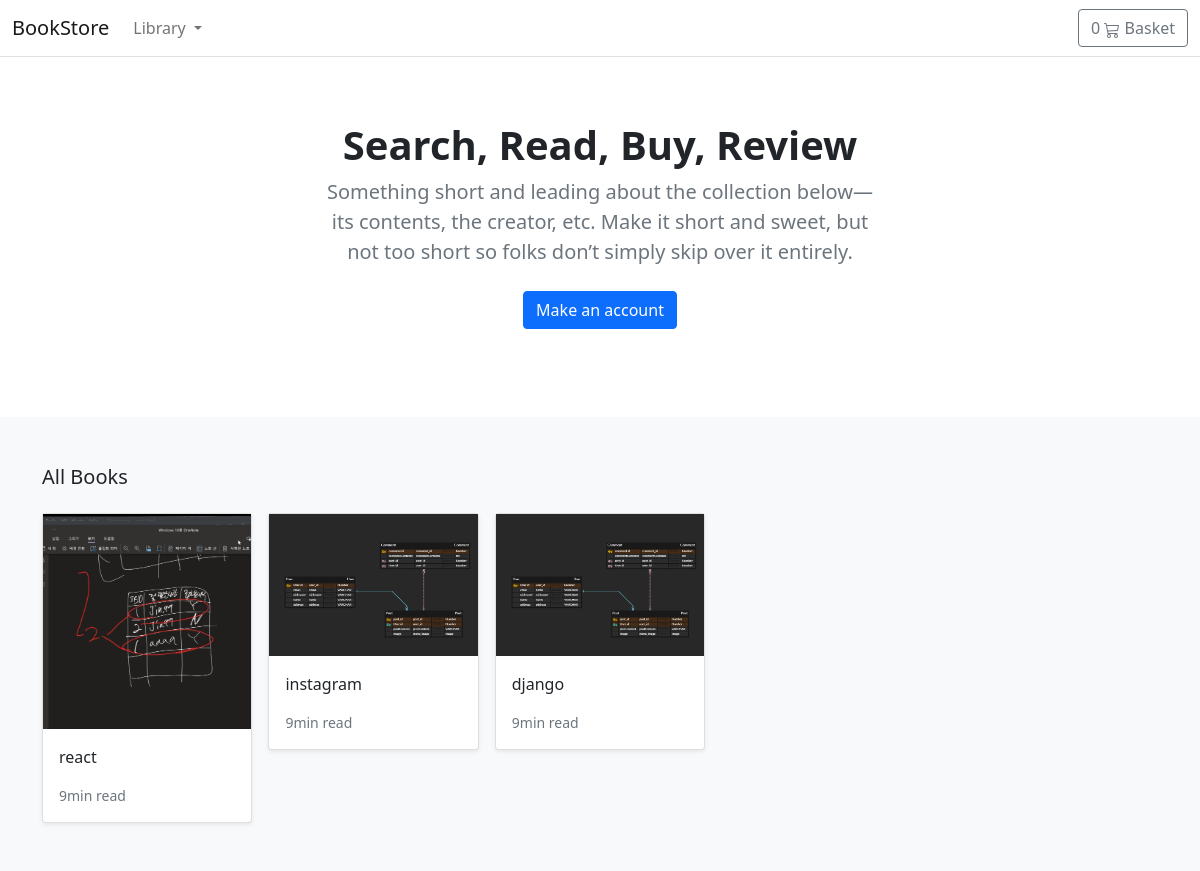
The page / on the database its author committed.
### store/models.py (models this page shows, shortened)
class Product(models.Model):
    category = models.ForeignKey(Category, related_name='product', on_delete=models.CASCADE)
    created_by = models.ForeignKey(User, on_delete=models.CASCADE, related_name='product_creator')
    title = models.CharField(max_length=255)
    author = models.CharField(max_length=255, default='admin')
    description = models.TextField(blank=True)
    image = models.ImageField(upload_to='images/', default='images/default.png')
    slug = models.SlugField(max_length=255, unique=True)
    price = models.DecimalField(max_digits=4, decimal_places=2)
    in_stock = models.BooleanField(default=True)
    is_active = models.BooleanField(default=True)
    created = models.DateTimeField(auto_now_add=True)
    updated = models.DateTimeField(auto_now=True)
    objects = models.Manager()
    products = ProductManager() #  데이터베이스 모델을 커스텀 해서 activie true 인것들만 필터링 한것
    class Meta:
        verbose_name_plural = 'Products'
        ordering = ('-created',)
    def get_absolute_url(self):
        return reverse('store:product_detail', args=[self.slug])

### store/views.py (the view)
# urls.py: path('', views.product_all, name="product_all"),
def product_all(request):
    products = Product.products.all()   #product 에 products 컬럼만 뽑 는다
    return render(request, 'store/home.html', {'products': products})

### basket/basket.py (called while the page is built)
    def __len__(self):
        return sum(item['qty'] for item in self.basket.values())

### store/context_processors.py (called while the page is built)
def categories(request):
    return {
        'categories': Category.objects.all()
    }

### store/models.py (called while the page is built)
    def get_queryset(self):
        return super(ProductManager, self).get_queryset().filter(is_active=True)

    def get_absolute_url(self):
        return reverse('store:category_list', args=[self.slug])

### templates/store/home.html (shortened to what this page needs)
{% extends "base.html" %}
{% load static %}
{% block content %}
<main>
  <section class="py-5 text-center container">
    <div class="row py-lg-3">
      <div class="col-lg-6 col-md-8 mx-auto">
        <h1 class="h1 fw-bold">Search, Read, Buy, Review</h1>
        <p class="lead text-muted">Something short and leading about the collection below—its contents, the creator,
          etc. Make it short and sweet, but not too short so folks don’t simply skip over it entirely.</p>
        <p>
          <a href="#" class="btn btn-primary my-2">Make an account</a>
        </p>
      </div>
    </div>
  </section>
  <div class="album py-5 bg-light">
    <div class="container">
      <div class="pb-3 h5">All Books</div>
      <div class="row row-cols-1 row-cols-sm-2 row-cols-md-5 g-3">
        {% for product in products %}
        <div class="col">
          <div class="card shadow-sm">
            <img class="img-fluid" alt="Responsive image" src="{{ product.image.url }}">
            <div class="card-body">
              <p class="card-text">
                <a class="text-dark text-decoration-none" href="{{ product.get_absolute_url }}">{{ product.title }}</a>
              </p>
              <div class="d-flex justify-content-between align-items-center">
                <small class="text-muted">9min read</small>
              </div>
            </div>
          </div>
        </div>
        {% endfor %}
      </div>
    </div>
  </div>
</main>
{% endblock %}

### rows shown on the page
Product: image (picture), title "react"
Product: image (picture), title "instagram"
Product: image (picture), title "django"
